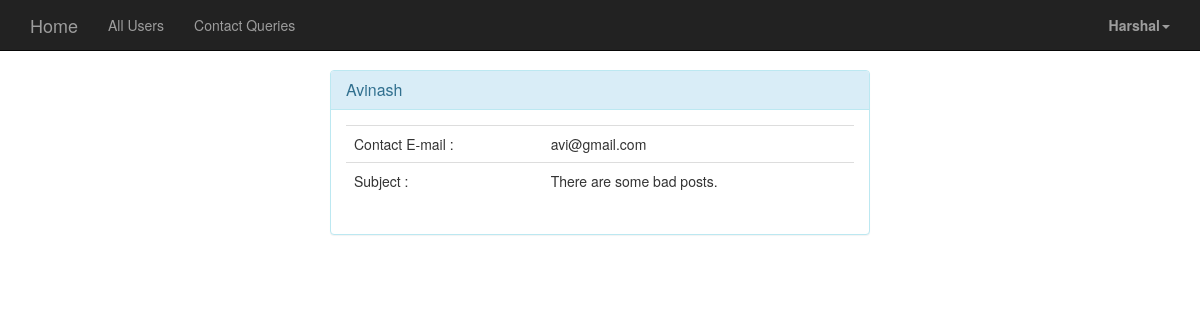
Screenshot of /api/contact_queries.php (signed in) with the database file from the repository.
### tables this page shows
CREATE TABLE IF NOT EXISTS `contact_form` (
  `id` int(50) NOT NULL,
  `name` varchar(255) NOT NULL,
  `email` varchar(255) NOT NULL,
  `subject` varchar(2048) NOT NULL
);

### api/contact_queries.php (the view, shortened to what this page needs)
<!DOCTYPE html>
<html lang="en">
<head>
    <link href="../css/bootstrap.min.css" rel="stylesheet">
<link href="//maxcdn.bootstrapcdn.com/font-awesome/4.2.0/css/font-awesome.min.css" rel="stylesheet">
    <link href="../css/blog-home.css" rel="stylesheet">
	<link href="https://gitcdn.github.io/bootstrap-toggle/2.2.0/css/bootstrap-toggle.min.css" rel="stylesheet">
</head>
<body>
	<?php
			$blogger_user_name = $_SESSION["blogger_user_name"];
			require 'connect_to_db.php';
			$sql = "SELECT id, name, email, subject FROM contact_form ";
			$result = mysqli_query($conn, $sql);
			$user_array = array();
			if (mysqli_num_rows($result)>0){
					while($row = mysqli_fetch_assoc($result)) {
						$user_array[] = $row;
					}
			}
	?>
    <nav class="navbar navbar-inverse navbar-fixed-top" role="navigation">
        <div class="container">
            <div class="navbar-header">
                <a class="navbar-brand" href="#">Home</a>
            </div>
            <div class="collapse navbar-collapse" id="bs-example-navbar-collapse-1">
                <ul class="nav navbar-nav">
                    <li>
                        <a href="admin_page.php">All Users</a>
                    </li>
					<li>
                        <a href="contact_queries.php">Contact Queries</a>
                    </li>
                </ul>
				<ul class="nav navbar-nav navbar-right">
					<li class="dropdown">
						<a href="#" class="dropdown-toggle" data-toggle="dropdown">
							<b><?php  echo $blogger_user_name;?><span class="caret"></span></b>
						</a>
					</li>
				</ul>
            </div>
        </div>
    </nav>
    <div class="container">
		<div class="col-xs-12 col-sm-12 col-md-6 col-lg-6 col-xs-offset-0 col-sm-offset-0 col-md-offset-3 col-lg-offset-3 toppad" >
			<?php
				foreach($user_array as $user)
				{
					echo '<div class="panel panel-info">
							<div class="panel-heading">
								<h3 class="panel-title">'.$user['name'].'</h3>
							</div>
							<div class="panel-body">
								<div class="row">
									<div class=" col-md-12 col-lg-12 ">
										<table class="table table-user-information">
												<tr>
													<td>Contact E-mail : </td>
													<td>'.$user['email'].'</td>
												</tr>
												<tr>
													<td>Subject : </td>
													<td>'.$user['subject'].'</td>
												</tr>
										</table>
									</div>
								</div>
							</div>
						</div>';
				}
			?>
		</div>
    </div>
</body>
</html>

### css/blog-home.css (style rules this page uses)
body { padding-top: 70px; }

### rows the page displays
contact_form: name "Avinash", email "avi@gmail.com", subject "There are some bad posts."

### other values shown
$blogger_user_name "Harshal"
